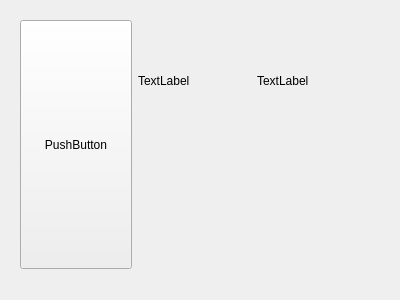
<?xml version="1.0" encoding="UTF-8"?>
<ui version="4.0">
 <class>Widget</class>
 <widget class="QWidget" name="Widget">
  <property name="geometry">
   <rect>
    <x>0</x>
    <y>0</y>
    <width>400</width>
    <height>300</height>
   </rect>
  </property>
  <property name="windowTitle">
   <string>Widget</string>
  </property>
  <widget class="QWidget" name="">
   <property name="geometry">
    <rect>
     <x>9</x>
     <y>9</y>
     <width>371</width>
     <height>271</height>
    </rect>
   </property>
   <layout class="QGridLayout" name="gridLayout">
    <item row="0" column="0" rowspan="2">
     <widget class="QPushButton" name="pushButton">
      <property name="maximumSize">
       <size>
        <width>180</width>
        <height>500</height>
       </size>
      </property>
      <property name="text">
       <string>PushButton</string>
      </property>
     </widget>
    </item>
    <item row="0" column="2">
     <widget class="QLabel" name="label">
      <property name="text">
       <string>TextLabel</string>
      </property>
     </widget>
    </item>
    <item row="0" column="1">
     <widget class="QLabel" name="label_2">
      <property name="maximumSize">
       <size>
        <width>180</width>
        <height>500</height>
       </size>
      </property>
      <property name="text">
       <string>TextLabel</string>
      </property>
     </widget>
    </item>
   </layout>
  </widget>
 </widget>
 <layoutdefault spacing="6" margin="11"/>
 <resources/>
 <connections/>
</ui>
